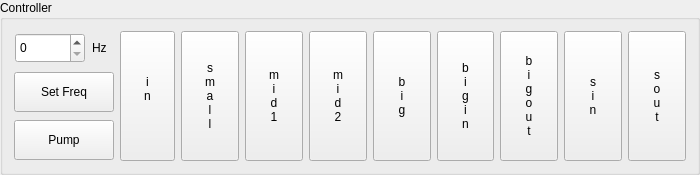
      <widget class="QGroupBox" name="groupBox_2">
       <property name="sizePolicy">
        <sizepolicy hsizetype="Preferred" vsizetype="Fixed">
         <horstretch>0</horstretch>
         <verstretch>0</verstretch>
        </sizepolicy>
       </property>
       <property name="minimumSize">
        <size>
         <width>700</width>
         <height>0</height>
        </size>
       </property>
       <property name="maximumSize">
        <size>
         <width>700</width>
         <height>16777215</height>
        </size>
       </property>
       <property name="title">
        <string>Controller</string>
       </property>
       <layout class="QGridLayout" name="gridLayout">
        <item row="0" column="0">
         <layout class="QHBoxLayout" name="horizontalLayout">
          <property name="sizeConstraint">
           <enum>QLayout::SetDefaultConstraint</enum>
          </property>
          <item>
           <widget class="QSpinBox" name="spinBoxFreq">
            <property name="sizePolicy">
             <sizepolicy hsizetype="Fixed" vsizetype="Fixed">
              <horstretch>0</horstretch>
              <verstretch>0</verstretch>
             </sizepolicy>
            </property>
            <property name="minimumSize">
             <size>
              <width>70</width>
              <height>30</height>
             </size>
            </property>
            <property name="maximumSize">
             <size>
              <width>70</width>
              <height>30</height>
             </size>
            </property>
           </widget>
          </item>
          <item>
           <widget class="QLabel" name="label_13">
            <property name="sizePolicy">
             <sizepolicy hsizetype="Fixed" vsizetype="Fixed">
              <horstretch>0</horstretch>
              <verstretch>0</verstretch>
             </sizepolicy>
            </property>
            <property name="minimumSize">
             <size>
              <width>20</width>
              <height>20</height>
             </size>
            </property>
            <property name="maximumSize">
             <size>
              <width>20</width>
              <height>20</height>
             </size>
            </property>
            <property name="text">
             <string>Hz</string>
            </property>
           </widget>
          </item>
         </layout>
        </item>
        <item row="0" column="1" rowspan="3">
         <widget class="QToolButton" name="btnWaterIn">
          <property name="sizePolicy">
           <sizepolicy hsizetype="Fixed" vsizetype="Fixed">
            <horstretch>0</horstretch>
            <verstretch>0</verstretch>
           </sizepolicy>
          </property>
          <property name="minimumSize">
           <size>
            <width>55</width>
            <height>130</height>
           </size>
          </property>
          <property name="maximumSize">
           <size>
            <width>60</width>
            <height>130</height>
           </size>
          </property>
          <property name="text">
           <string>i
n
</string>
          </property>
         </widget>
        </item>
        <item row="0" column="2" rowspan="3">
         <widget class="QToolButton" name="btnValveSmall">
          <property name="sizePolicy">
           <sizepolicy hsizetype="Expanding" vsizetype="Preferred">
            <horstretch>0</horstretch>
            <verstretch>0</verstretch>
           </sizepolicy>
          </property>
          <property name="minimumSize">
           <size>
            <width>55</width>
            <height>130</height>
           </size>
          </property>
          <property name="maximumSize">
           <size>
            <width>60</width>
            <height>130</height>
           </size>
          </property>
          <property name="text">
           <string>s
m
a
l
l</string>
          </property>
         </widget>
        </item>
        <item row="0" column="3" rowspan="3">
         <widget class="QToolButton" name="btnValveMiddle1">
          <property name="sizePolicy">
           <sizepolicy hsizetype="Expanding" vsizetype="Preferred">
            <horstretch>0</horstretch>
            <verstretch>0</verstretch>
           </sizepolicy>
          </property>
          <property name="minimumSize">
           <size>
            <width>55</width>
            <height>130</height>
           </size>
          </property>
          <property name="maximumSize">
           <size>
            <width>60</width>
            <height>130</height>
           </size>
          </property>
          <property name="text">
           <string>m
i
d
1</string>
          </property>
         </widget>
        </item>
        <item row="0" column="4" rowspan="3">
         <widget class="QToolButton" name="btnValveMiddle2">
          <property name="sizePolicy">
           <sizepolicy hsizetype="Expanding" vsizetype="Preferred">
            <horstretch>0</horstretch>
            <verstretch>0</verstretch>
           </sizepolicy>
          </property>
          <property name="minimumSize">
           <size>
            <width>55</width>
            <height>130</height>
           </size>
          </property>
          <property name="maximumSize">
           <size>
            <width>60</width>
            <height>130</height>
           </size>
          </property>
          <property name="text">
           <string>m
i
d
2</string>
          </property>
         </widget>
        </item>
        <item row="0" column="5" rowspan="3">
         <widget class="QToolButton" name="btnValveBig">
          <property name="sizePolicy">
           <sizepolicy hsizetype="Expanding" vsizetype="Preferred">
            <horstretch>0</horstretch>
            <verstretch>0</verstretch>
           </sizepolicy>
          </property>
          <property name="minimumSize">
           <size>
            <width>55</width>
            <height>130</height>
           </size>
          </property>
          <property name="maximumSize">
           <size>
            <width>60</width>
            <height>130</height>
           </size>
          </property>
          <property name="text">
           <string>b
i
g</string>
          </property>
         </widget>
        </item>
        <item row="0" column="6" rowspan="3">
         <widget class="QToolButton" name="btnBigWaterIn">
          <property name="sizePolicy">
           <sizepolicy hsizetype="Expanding" vsizetype="Preferred">
            <horstretch>0</horstretch>
            <verstretch>0</verstretch>
           </sizepolicy>
          </property>
          <property name="minimumSize">
           <size>
            <width>55</width>
            <height>130</height>
           </size>
          </property>
          <property name="maximumSize">
           <size>
            <width>60</width>
            <height>130</height>
           </size>
          </property>
          <property name="text">
           <string>b
i
g
i
n</string>
          </property>
         </widget>
        </item>
        <item row="0" column="7" rowspan="3">
         <widget class="QToolButton" name="btnBigWaterOut">
          <property name="sizePolicy">
           <sizepolicy hsizetype="Expanding" vsizetype="Preferred">
            <horstretch>0</horstretch>
            <verstretch>0</verstretch>
           </sizepolicy>
          </property>
          <property name="minimumSize">
           <size>
            <width>55</width>
            <height>130</height>
           </size>
          </property>
          <property name="maximumSize">
           <size>
            <width>60</width>
            <height>130</height>
           </size>
          </property>
          <property name="text">
           <string>b
i
g
o
u
t</string>
          </property>
         </widget>
        </item>
        <item row="0" column="8" rowspan="3">
         <widget class="QToolButton" name="btnSmallWaterIn">
          <property name="sizePolicy">
           <sizepolicy hsizetype="Expanding" vsizetype="Preferred">
            <horstretch>0</horstretch>
            <verstretch>0</verstretch>
           </sizepolicy>
          </property>
          <property name="minimumSize">
           <size>
            <width>55</width>
            <height>130</height>
           </size>
          </property>
          <property name="maximumSize">
           <size>
            <width>60</width>
            <height>130</height>
           </size>
          </property>
          <property name="text">
           <string>s
i
n</string>
          </property>
         </widget>
        </item>
        <item row="0" column="9" rowspan="3">
         <widget class="QToolButton" name="btnSmallWaterOut">
          <property name="sizePolicy">
           <sizepolicy hsizetype="Expanding" vsizetype="Preferred">
            <horstretch>0</horstretch>
            <verstretch>0</verstretch>
           </sizepolicy>
          </property>
          <property name="minimumSize">
           <size>
            <width>55</width>
            <height>130</height>
           </size>
          </property>
          <property name="maximumSize">
           <size>
            <width>60</width>
            <height>130</height>
           </size>
          </property>
          <property name="text">
           <string>s
o
u
t</string>
          </property>
         </widget>
        </item>
        <item row="1" column="0">
         <widget class="QToolButton" name="btnSetFreq">
          <property name="sizePolicy">
           <sizepolicy hsizetype="Fixed" vsizetype="Fixed">
            <horstretch>0</horstretch>
            <verstretch>0</verstretch>
           </sizepolicy>
          </property>
          <property name="minimumSize">
           <size>
            <width>100</width>
            <height>40</height>
           </size>
          </property>
          <property name="maximumSize">
           <size>
            <width>100</width>
            <height>40</height>
           </size>
          </property>
          <property name="text">
           <string>Set Freq</string>
          </property>
         </widget>
        </item>
        <item row="2" column="0">
         <widget class="QToolButton" name="btnWaterPump">
          <property name="sizePolicy">
           <sizepolicy hsizetype="Fixed" vsizetype="Fixed">
            <horstretch>0</horstretch>
            <verstretch>0</verstretch>
           </sizepolicy>
          </property>
          <property name="minimumSize">
           <size>
            <width>100</width>
            <height>40</height>
           </size>
          </property>
          <property name="maximumSize">
           <size>
            <width>100</width>
            <height>40</height>
           </size>
          </property>
          <property name="text">
           <string>Pump</string>
          </property>
         </widget>
        </item>
       </layout>
      </widget>
